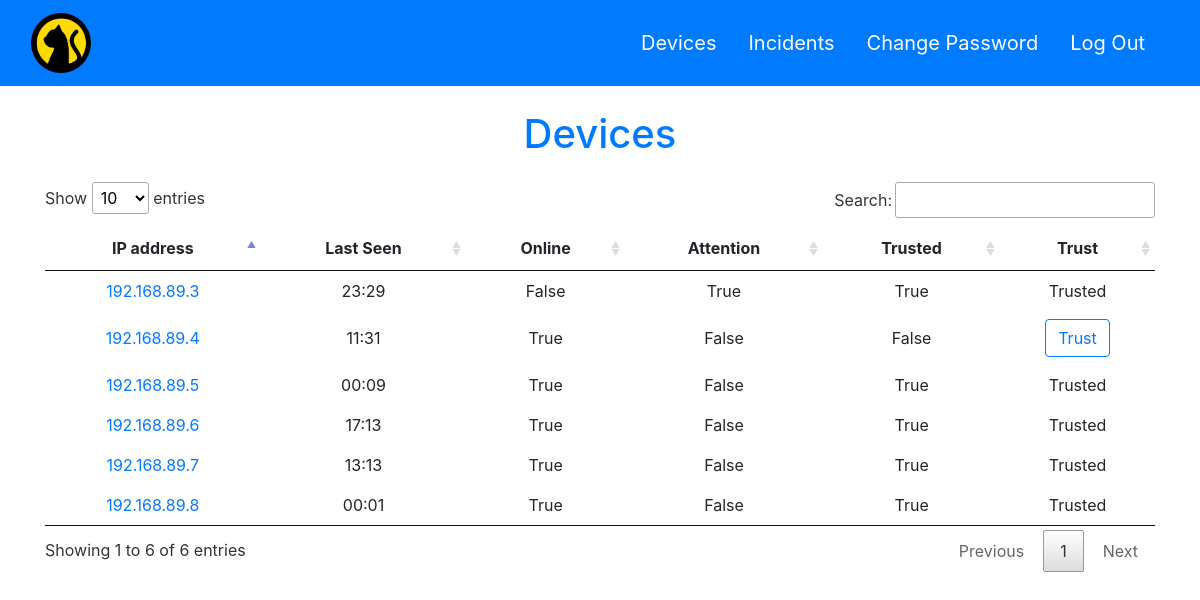
The page /devices (signed in) on the database as committed earlier.
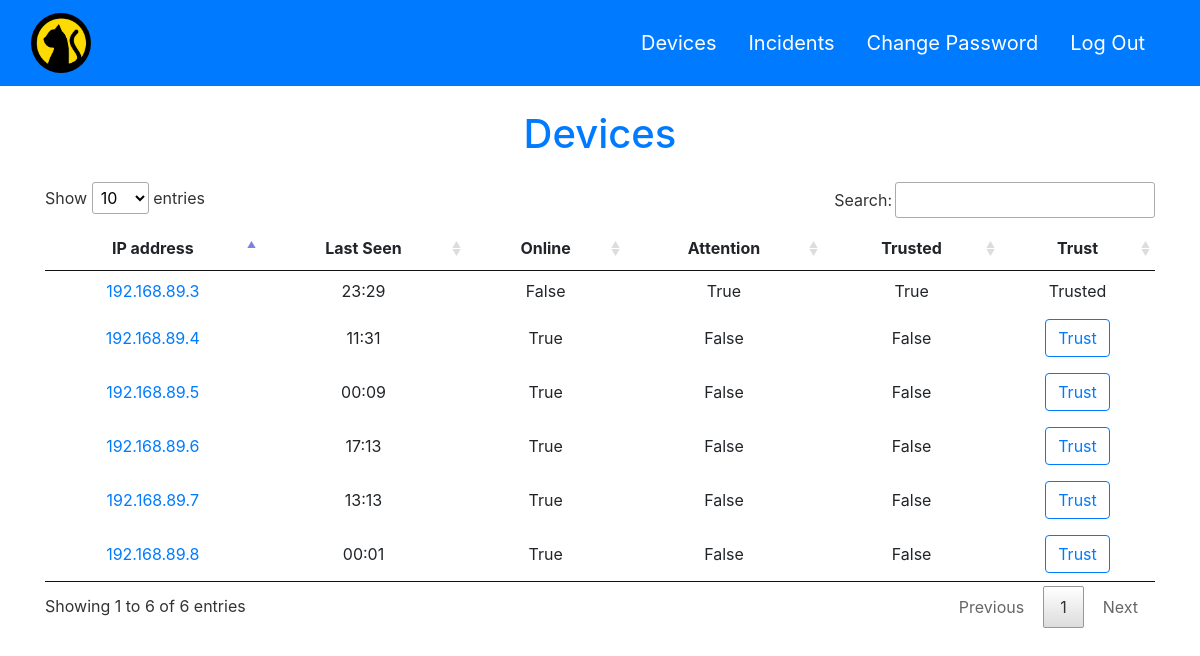
The same page on the database as committed later.
### tables this page shows
CREATE TABLE devices (ip TEXT, mac TEXT PRIMARY KEY, last_scanned_date TEXT, last_scanned_time TEXT, last_scanned_year TEXT, trusted INT DEFAULT 0, online INT DEFAULT 0, attention INT DEFAULT 0, files_added INT, files_removed INT);

### app.py (the view)
@app.route('/devices')
def devices():
    if 'username' in session:
        with sqlite3.connect('data.db') as conn:
            cursor = conn.cursor()
            cursor.execute('SELECT * from devices')
            devices = cursor.fetchall()
        return render_template('devices.html', devices=devices)
    else:
        return redirect(url_for('login'))

### templates/devices.html (shortened to what this page needs)
<!DOCTYPE html>
<html lang="en">
<head>
    <link rel= "stylesheet" type= "text/css" href= "{{ url_for('static',filename='css/bootstrap.min.css')}}">
    <link rel= "stylesheet" type= "text/css" href= "{{ url_for('static',filename='css/dataTables.min.css')}}">
    <link rel= "stylesheet" type= "text/css" href= "{{ url_for('static',filename='css/style.css')}}">
</head>
<body>
    <nav class="navbar navbar-expand-lg navbar-light bg-primary">
        <div class="container-fluid">
          <a style="font-size: 35px; color:white;"  class="navbar-brand" href="/devices"><img style="width: 60px; height:60px; border-radius:50%;" src="{{url_for('static',filename='images/icon.png')}}" alt="Home"></a>
          <div class="collapse navbar-collapse" id="navbarNavAltMarkup">
            <div class="navbar-nav ml-auto">
              <a style="font-size: 20px; color:white;"  class="nav-link mr-3" href="/devices">Devices</a>
              <a style="font-size: 20px; color:white;" class="nav-link mr-3" href="/incidents">Incidents</a>
              <a style="font-size: 20px; color:white;" class="nav-link mr-3" href="/change-password">Change Password</a>
              <a style="font-size: 20px; color:white;" class="nav-link mr-3" href="/logout" >Log Out</a>
            </div>
          </div>
        </div>
      </nav>
    <h1 class="text-center mb-4 mt-4 text-primary">Devices</h1>
        <div class="container">
            <div class="row">
                <div class="col-12">
                    <table id="devices" style="width: 100%;">
                        <thead>
                            <tr style="text-align: center;" >
                                <th>IP address</th>
                                <th>Last Seen</th>
                                <th>Online</th>
                                <th>Attention</th>
                                <th>Trusted</th>
                                <th>Trust</th>
                            </tr>
                        </thead>
                        <tbody>
                            {% for device in devices %}
                            <tr style="text-align: center;">
                                <td>
                                    <a href="" id="ip-btn" data-device="{{device}}">{{ device[0] }}</a>
                                </td>
                                <td>{{ device[3] }}</td>
                                {% if device[6]==1 %}
                                    <td>True</td>
                                {% else %}
                                    <td>False</td>
                                {% endif %}
                                {% if device[7]==1 %}
                                    <td>True</td>
                                {% else %}
                                    <td>False</td>
                                {% endif %}
                                {% if device[5]==1 %}
                                    <td>True</td>
                                {% else %}
                                    <td>False</td>
                                {% endif %}
                                {% if device[5]==0 %}
                                    <td>
                                        <form action="{{url_for('trustDevice')}}" method="post">
                                            <button type="submit" class="btn btn-outline-primary">Trust</button>
                                        </form>
                                    </td>
                                {% else %}
                                    <td>Trusted</td>
                                {% endif %}
                            </tr>
                            {% endfor %}
                        </tbody>
                    </table>
                </div>
            </div>
        </div>
</body>
</html>

Rows that differ between the two databases and show on the page:
changed devices (number 1 of 6 on the later page): trusted "True Trusted" → "False Trust"
changed devices (number 2 of 6 on the later page): trusted "True Trusted" → "False Trust"
changed devices (number 3 of 6 on the later page): trusted "True Trusted" → "False Trust"
changed devices (number 4 of 6 on the later page): trusted "True Trusted" → "False Trust"
